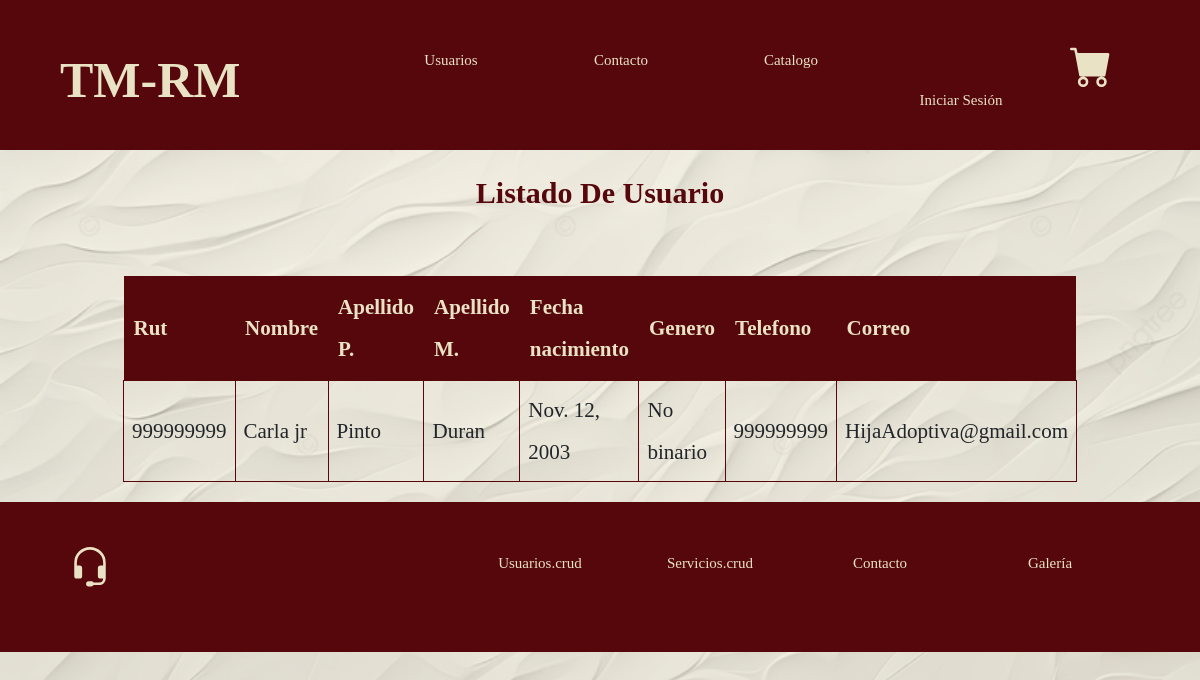
Before: /noticias with the older database file.
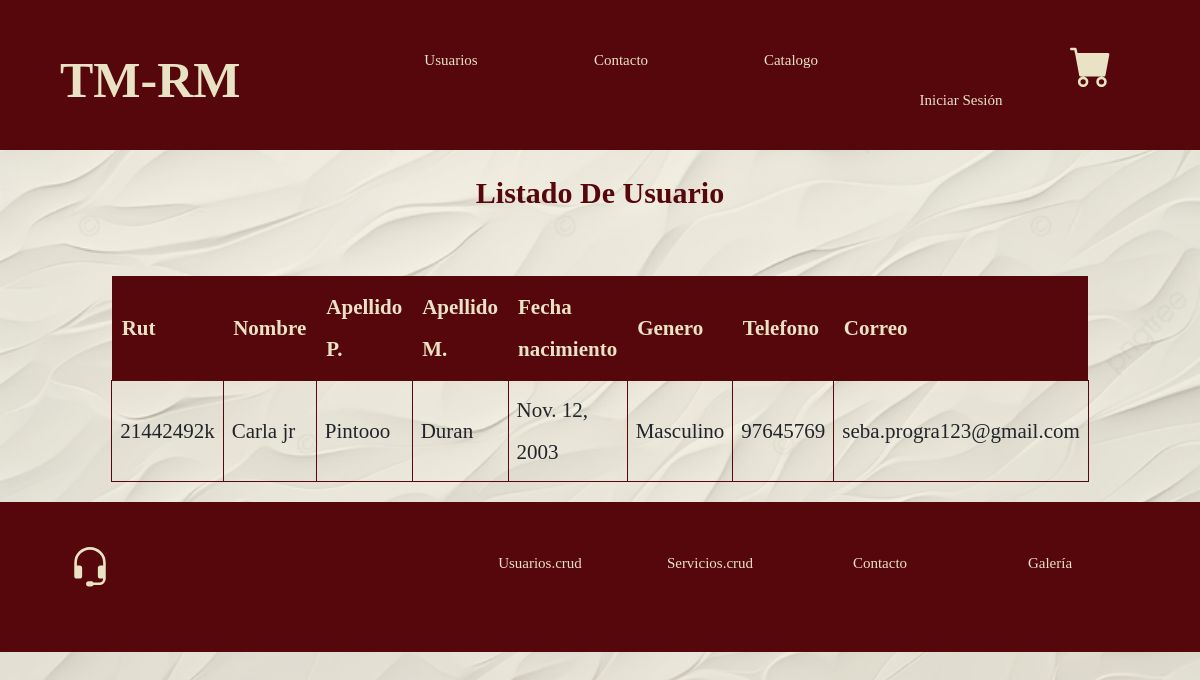
After: the same page with the newer database file.
### taller1/models.py (models this page shows, shortened)
class Usuario(models.Model):
    rut = models.CharField(primary_key=True, max_length=10)
    nombre = models.CharField(max_length=20)
    apellido_paterno = models.CharField(max_length=20)
    apellido_materno = models.CharField(max_length=20)
    fecha_nacimiento = models.DateField(blank=False, null=False)
    id_genero = models.ForeignKey(Genero, on_delete=models.CASCADE, db_column='idGenero')
    telefono = models.CharField(max_length=45)
    email = models.EmailField(unique=True, max_length=100, blank=True, null=True)

class Genero(models.Model):
    id_genero = models.AutoField(db_column='idGenero', primary_key=True)
    genero = models.CharField(max_length=20, blank=False, null=False)
    def __str__(self):
        return self.genero

### taller1/views.py (the view)
# urls.py: path('noticias', views.noticias, name='noticias'),
def noticias(request):
    Usuarios= Usuario.objects.all()
    context = {"Usuarios":Usuarios}
    return render(request, 'taller1/noticias.html', context)

### taller1/templates/taller1/noticias.html (shortened to what this page needs)
{% extends 'taller1/base.html' %}
{% load static %}
{% block content %}
<div style="text-align: center;">
    <h1 class="subtitulo">Listado De Usuario</h1><br>
<div class="contenedor_listado">
    <table class="tabla_listado centrar-texto">
        <thead class="cabeza_tabla">
            <tr>
                <th>Rut</th>
                <th>Nombre</th>
                <th>Apellido P.</th>
                <th>Apellido M.</th>
                <th>Fecha nacimiento</th>
                <th>Genero</th>
                <th>Telefono</th>
                <th>Correo</th>
            </tr>
        </thead>
        <tbody class="cuerpo_tabla">
            {% for x in Usuarios %}
                <tr>
                    <td>{{ x.rut }}</td>
                    <td>{{ x.nombre }}</td>
                    <td>{{ x.apellido_paterno }}</td>
                    <td>{{x.apellido_materno}}</td>
                    <td>{{x.fecha_nacimiento}}</td>
                    <td>{{x.id_genero}}</td>
                    <td>{{x.telefono}}</td>
                    <td>{{x.email}}</td>
                </tr>
            {% endfor %}
        </tbody>
    </table>
</div>
</div>
{% endblock %}

### taller1/templates/taller1/base.html (shortened to what this page needs)
{% load static %}
<!DOCTYPE html>
<html lang="en">
  <head>
    {% load bootstrap5 %}
    {% bootstrap_css %}
    <link rel="stylesheet" href="{% static 'css/Styles.css' %}" />
  </head>
  <body>
    <header>
      <div class="contenedor">
        <nav class="navbar navbar-expand-lg barra">
          <a class="navbar-brand logo" href="{% url 'index' %}"><h1 class="tamano__logo logo__bold no-margin centrar-texto">TM-RM</h1></a>
          <div class="collapse navbar-collapse" id="navbarNav">
            <ul class="navbar-nav ms-auto navegacion">
              <li class="nav-item">
                <a class="nav-link navegacion__enlace buttonNav" href="{% url 'noticias' %}">Usuarios</a>
              </li>
              <li class="nav-item">
                <a class="nav-link navegacion__enlace buttonNav" href="{% url 'contacto' %}">Contacto</a>
              </li>
              <li class="nav-item">
                <a class="nav-link navegacion__enlace buttonNav" href="{% url 'catalogo' %}">Catalogo</a>
              </li>
              <li class="nav-item dropdown">
                <a class="dropdown-item navegacion__enlace buttonNav" href="#" id="navbarDropdown" role="button" data-bs-toggle="dropdown" aria-expanded="false">
                    {% if user.is_authenticated %}
                        {{ user.username }}
                    {% else %}
                    <a href="{% url 'login' %}" class="nav-link navegacion__enlace buttonNav">Iniciar Sesión</a>
                    {% endif %}
                </a>
              </li>
              <li class="nav-item">
                <a class="logo" href="{% url 'carrito' %}">
                <button id="carritoBtn" class="btn carrito navegacion__enlace" type="button">
                </button>
                </a>
              </li>
            </ul>
          </div>
        </nav>
      </div>
    </header>
    {% block content %}
    {% endblock %}
    <footer>
      <div class="contenedor">
        <div class="barra">
          <a class="logo" href="{% url 'contacto' %}">
            <button class="btn carrito navegacion__enlace" type="button" data-placement="bottom">
            </button>
          </a>
          <nav class="navegacion">
            <a href="{% url 'crud' %}" class="navegacion__enlace buttonNav">Usuarios.crud</a>
            <a href="{% url 'servicio_list' %}" class="navegacion__enlace buttonNav">Servicios.crud</a>
            <a href="{% url 'contacto' %}" class="navegacion__enlace buttonNav">Contacto</a>
            <a href="{% url 'catalogo' %}" class="navegacion__enlace buttonNav">Galería</a>
          </nav>
        </div>
      </div>
    </footer>
  </body>
</html>

### taller1/static/css/Styles.css (style rules this page uses)
:root { --ColorPrincipal: #56070C; --colorSecundario: #e9e2c4; --colorFormularioFondo: #56070ce0; --colorFormulario: #eae2c337; --fuenteHeading: 'Segoe UI', Tahoma, Geneva, Verdana, sans-serif --fuenteParrafos: 'Open Sans', sans-serif; }
html { box-sizing: border-box; font-size: 62.5%; }
*, *:before, *:after { box-sizing: inherit; }
body { font-family: var(--fuenteParrafos); font-size: 1rem; line-height: 2; margin: 0; background-image: url('/static/img/fondo2.png'); background-size: cover; background-attachment: fixed; }
a { text-decoration: none; }
h1, h2, h3, h4 { font-family: var(--fuenteHeading); line-height: 1.2; }
h1 { font-size: 7rem; }
.no-margin { margin: 0; }
.centrar-texto { text-align: center; }
.subtitulo { color: var(--ColorPrincipal); font-size: 3rem; font-family: var(--fuenteHeading); margin: 2.5rem; font-weight: 800; }
.contenedor { width: 90%; max-width: 170rem; margin: 0 auto; }
header, footer { background-color: var(--ColorPrincipal); height: 15rem; background-size: cover; background-repeat: no-repeat; background-position: center; }
.tamano__logo { font-size: 5rem; }
.logo { color: var(--colorSecundario); font-size: 3.5rem; }
.logo__bold { font-weight: 700; }
.barra { padding-top: 4rem; display: flex; justify-content: space-between; align-items: center; font-size: 2rem; }
.navegacion { display: flex; gap: 1rem; background-color: var(--ColorPrincipal); flex-wrap: wrap; }
.buttonNav { background-color: transparent; color: #fff; width: 14rem; height: 4rem; text-align: center; transition: all 0.6s ease; border-radius: 1em; }
.navegacion__enlace { display: block; text-align: center; font-size: 1.5rem; color: var(--colorSecundario); background-color: var(--ColorPrincipal); margin-right: 2rem; }
.carrito svg { width: 4.2rem; height: 4.2rem; display: flex; justify-content: center; }
.contenedor_listado { display: flex; justify-content: center; }
.tabla_listado { width: 70%; border-collapse: collapse; margin: 2rem 0; font-size: 2.1rem; text-align: left; font-family: var(--fuenteParrafos); }
.cabeza_tabla th { background-color: var(--ColorPrincipal); color: var(--colorSecundario); padding: 1rem; }
.cuerpo_tabla td { border: 1px solid var(--ColorPrincipal); padding: 8px; }

Changed rows visible on the page:
removed Usuario: rut "999999999", nombre "Carla jr", apellido_paterno "Pinto", apellido_materno "Duran", fecha_nacimiento "Nov. 12, 2003", id_genero "No binario", telefono "999999999", email "HijaAdoptiva@gmail.com"
added Usuario: rut "21442492k", nombre "Carla jr", apellido_paterno "Pintooo", apellido_materno "Duran", fecha_nacimiento "Nov. 12, 2003", id_genero "Masculino", telefono "97645769", email "seba.progra123@gmail.com"
